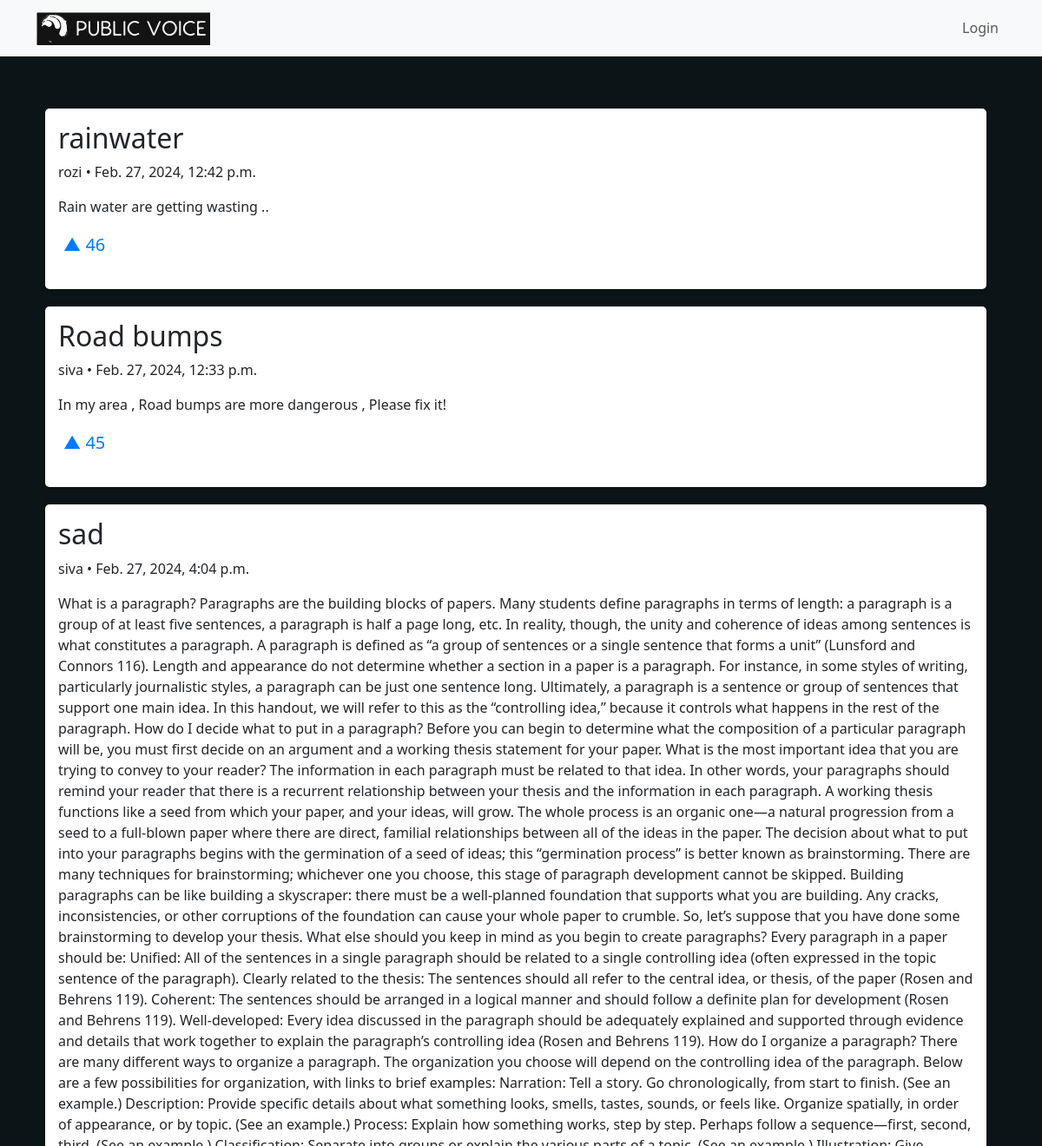
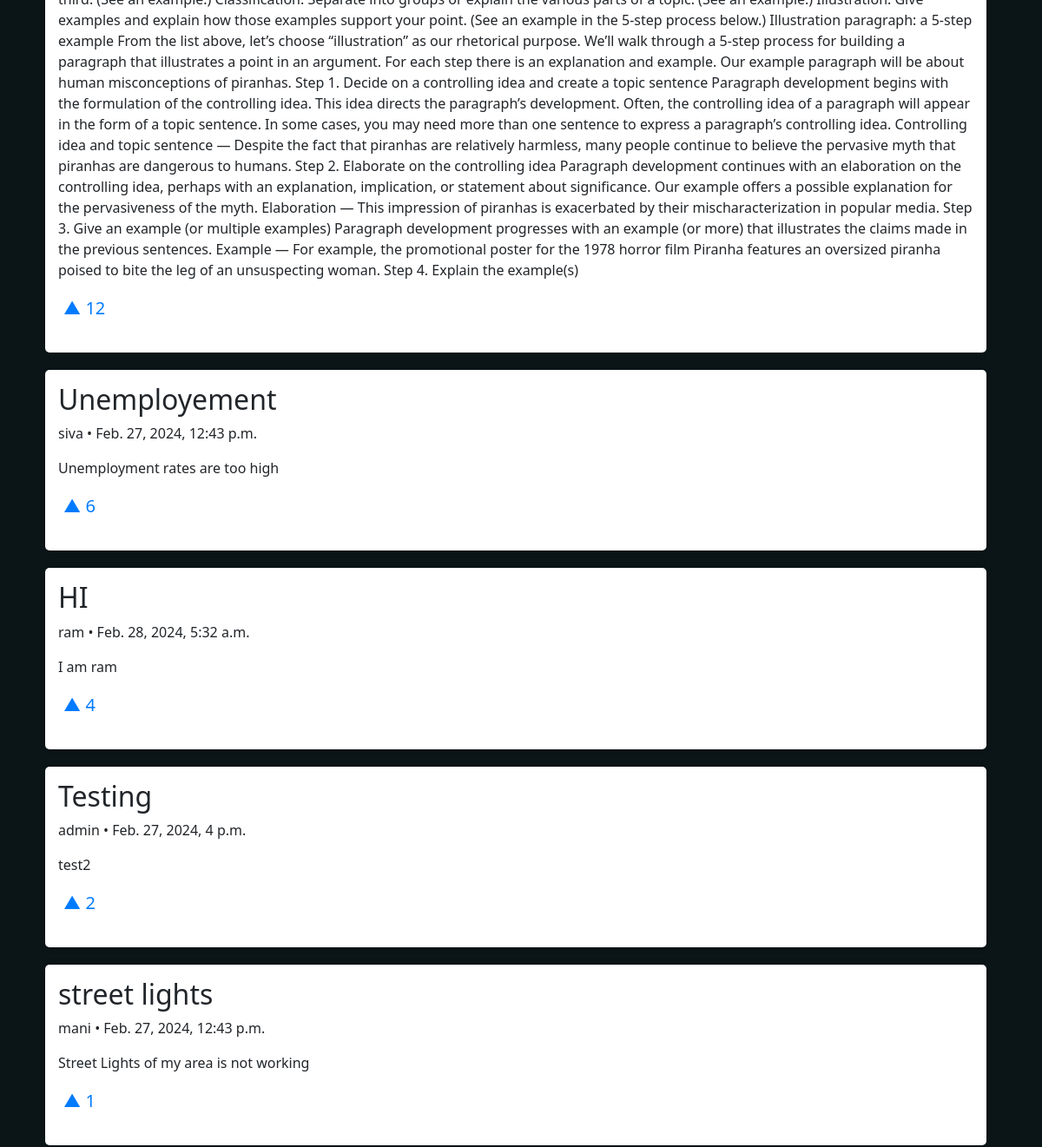
The app's page / (upper part), older data (2 pictures, top to bottom).
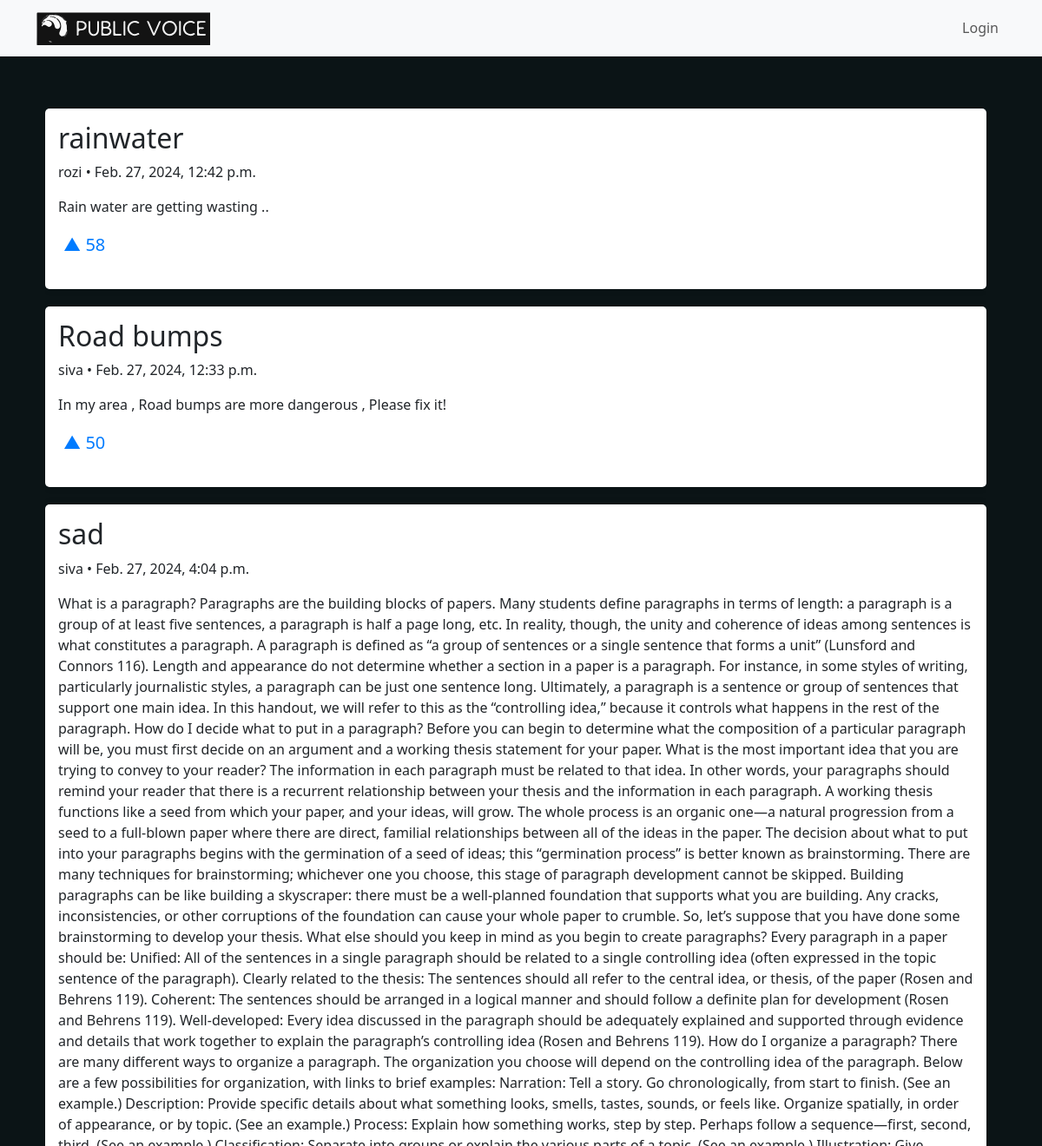
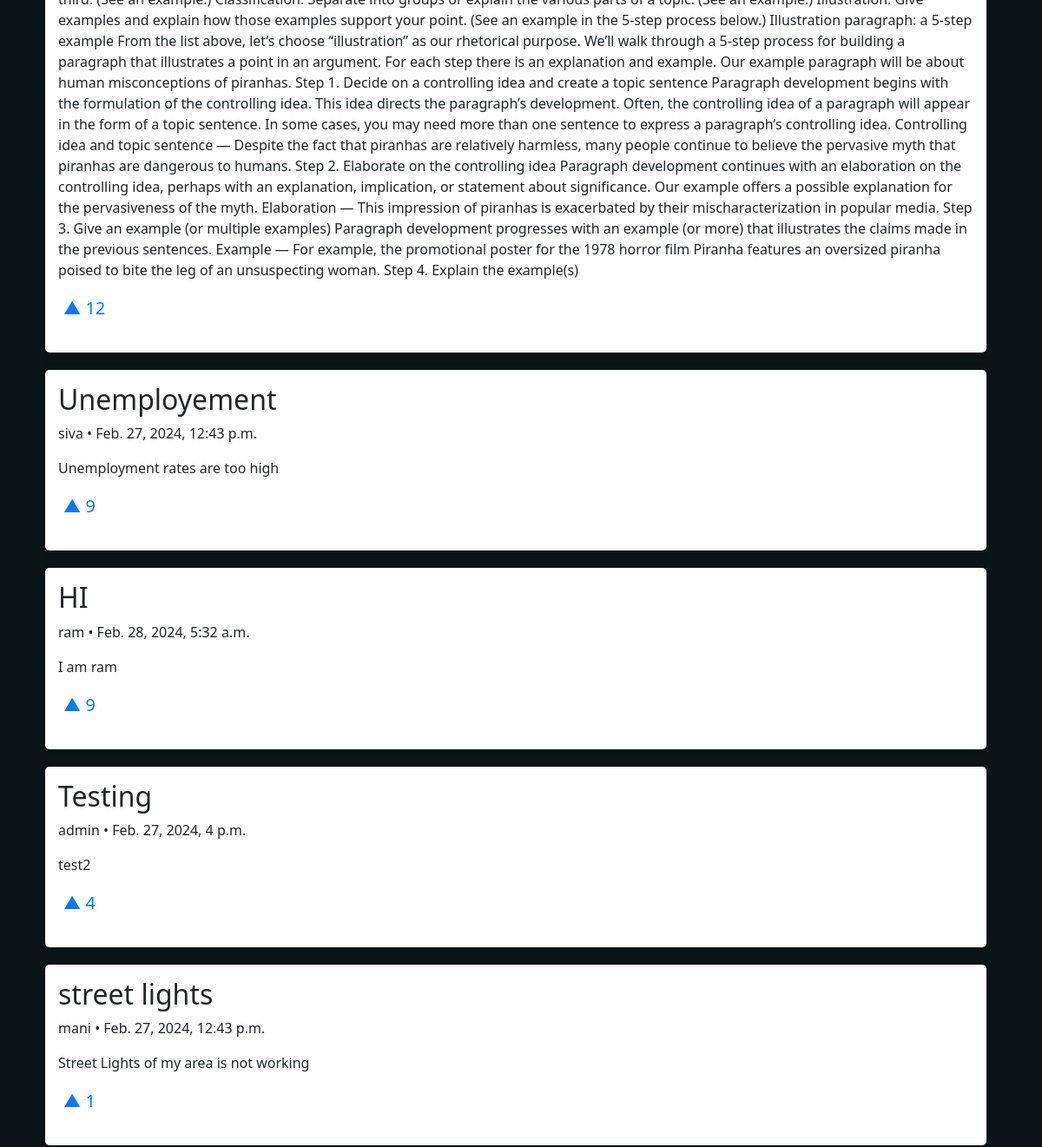
The same page, newer data (2 pictures, top to bottom).
### home/models.py (models this page shows, shortened)
class post(models.Model):
    user = models.ForeignKey(User, related_name="posts", on_delete=models.CASCADE)
    title = models.CharField(max_length=100)
    content = models.TextField(max_length=10000)
    date_posted = models.DateTimeField(auto_now_add=True)
    upvotes = models.IntegerField(default=0)

### home/views.py (the view, shortened to what this page needs)
# urls.py: path('',views.home,name="home"),
def home(request):
    posts=post.objects.order_by('-upvotes')
    return render(request,"home.html",{'posts':posts})

### home/templates/home.html (shortened to what this page needs)
{% extends "layout.html" %}
{% block content %}
<div class="home-container">
  <div class="row">
    <div class="col-md-8">
      <div class="feed-container">
        <div class="feed">
          {% for post in posts %}
            <div class="post-box">
              <div class="post">
                <h2>{{ post.title }}</h2>
                <p>{{ post.user.username }} • {{ post.date_posted }}</p>
                <p>{{ post.content }}</p>
                <form action="{% url 'home' %}" method="post">
                  <button type="submit" name="upvote" class="upvote-btn">&#9650; {{ post.upvotes }}</button>
                </form>
              </div>
            </div>
          {% endfor %}
        </div>
      </div>
    </div>
  </div>
</div>
{% endblock %}

### home/templates/layout.html (shortened to what this page needs)
{% load static %}
<!DOCTYPE html>
<html lang="en">
<head>
    <link rel="stylesheet" href="https://cdn.jsdelivr.net/npm/bootstrap@5.3.3/dist/css/bootstrap.min.css">
    <link rel="stylesheet" href="{% static 'style.css' %}">
</head>
<body>
    <nav class="navbar navbar-expand-lg navbar-light bg-light">
        <div class="container">
            <a class="navbar-brand" href="{% url 'home' %}">
                <img src="{% static 'src/logob.svg' %}" alt="Logo" class="d-inline-block align-text-top" style="width: 200px; height: auto;">
            </a>
            <div class="collapse navbar-collapse" id="navbarNav">
                <ul class="navbar-nav ms-auto">
                    {% if user.is_authenticated %}
                        <li class="nav-item">
                            <a class="nav-link" href="#">Welcome, {{ user.username }}</a>
                        </li>
                        <li class="nav-item">
                            <a class="nav-link" href="{% url 'logout' %}">Logout</a>
                        </li>
                    {% else %}
                        <li class="nav-item">
                            <a class="nav-link" href="{% url 'user' %}">Login</a>
                        </li>
                    {% endif %}
                </ul>
            </div>
        </div>
    </nav>
    <div class="container">
        {% block content %}
        {% endblock %}
    </div>
</body>
</html>

### home/static/style.css (style rules this page uses)
:root { --color-secondary-background-hover: #223237; --color-secondary-background-selected: #33464C; }
body { background-color: #0B1416; overflow-x: hidden; }
.navbar-brand img { width: 30px; height: 24px; }
.home-container { margin-left: 0px; }
.feed-container { width: 150%; margin: 0 auto; overflow-x: hidden; }
body { background-color: #0B1416; }
.feed-container { max-height: calc(100vh - 150px); overflow-y: auto; display: flex; justify-content: center; align-items: flex-start; padding: 10px; margin-top: 50px; }
.feed { overflow-x: auto; overflow-y: auto; }
.post { margin-bottom: 20px; }
.post-box { background-color: #ffffff; padding: 15px; margin-bottom: 20px; border-radius: 5px; box-shadow: 0 0 10px rgba(0, 0, 0, 0.1); width: 100%; }
.upvote-btn { background: none; border: none; font-size: 20px; color: #007bff; cursor: pointer; outline: none; }

Row changes from the older to the newer data that the page shows:
changed post "rainwater": upvotes "46" → "58"
changed post "Road bumps": upvotes "45" → "50"
changed post "Unemployement": upvotes "6" → "9"
changed post "HI": upvotes "4" → "9"
changed post "Testing": upvotes "2" → "4"
